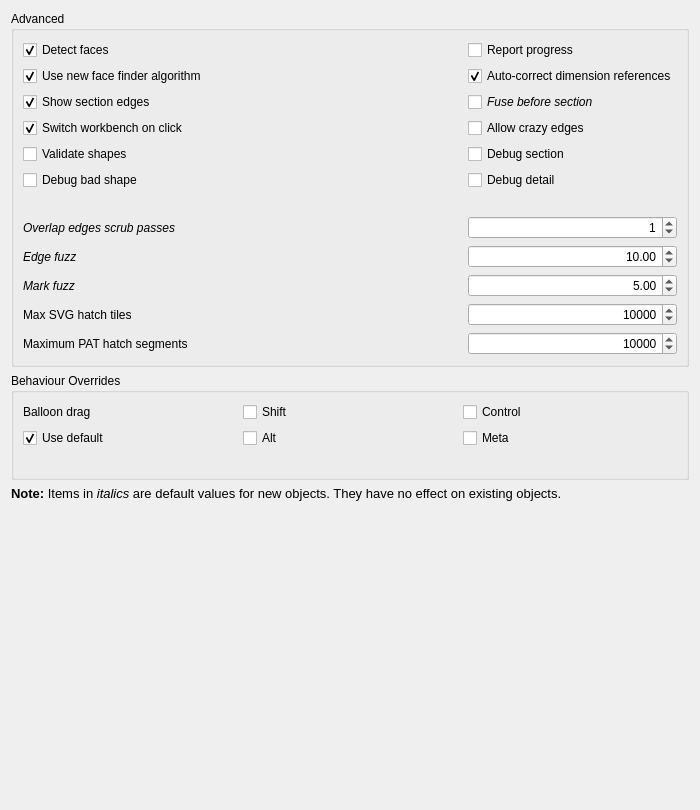
<?xml version="1.0" encoding="UTF-8"?>
<ui version="4.0">
 <class>TechDrawGui::DlgPrefsTechDrawAdvancedImp</class>
 <widget class="QWidget" name="TechDrawGui::DlgPrefsTechDrawAdvancedImp">
  <property name="geometry">
   <rect>
    <x>0</x>
    <y>0</y>
    <width>700</width>
    <height>810</height>
   </rect>
  </property>
  <property name="windowTitle">
   <string>Advanced</string>
  </property>
  <layout class="QVBoxLayout" name="verticalLayout_2">
   <item>
    <widget class="QGroupBox" name="gbDim">
     <property name="sizePolicy">
      <sizepolicy hsizetype="Preferred" vsizetype="Preferred">
       <horstretch>0</horstretch>
       <verstretch>0</verstretch>
      </sizepolicy>
     </property>
     <property name="title">
      <string>Advanced</string>
     </property>
     <layout class="QVBoxLayout" name="verticalLayout">
      <item>
       <layout class="QGridLayout" name="gridLayout" columnstretch="1,0,0">
        <item row="3" column="0">
         <widget class="Gui::PrefCheckBox" name="cbSwitchWB">
          <property name="toolTip">
           <string>If this box is checked, double-clicking on a page in the tree will automatically switch to TechDraw and the page will be made visible.</string>
          </property>
          <property name="text">
           <string>Switch workbench on click</string>
          </property>
          <property name="checked">
           <bool>true</bool>
          </property>
          <property name="prefEntry" stdset="0">
           <cstring>SwitchToWB</cstring>
          </property>
          <property name="prefPath" stdset="0">
           <cstring>Mod/TechDraw/General</cstring>
          </property>
         </widget>
        </item>
        <item row="4" column="2">
         <widget class="Gui::PrefCheckBox" name="cbDebugSection">
          <property name="sizePolicy">
           <sizepolicy hsizetype="Preferred" vsizetype="Preferred">
            <horstretch>0</horstretch>
            <verstretch>0</verstretch>
           </sizepolicy>
          </property>
          <property name="toolTip">
           <string>Dump intermediate results during section view processing</string>
          </property>
          <property name="text">
           <string>Debug section</string>
          </property>
          <property name="prefEntry" stdset="0">
           <cstring>debugSection</cstring>
          </property>
          <property name="prefPath" stdset="0">
           <cstring>Mod/TechDraw/debug</cstring>
          </property>
         </widget>
        </item>
        <item row="8" column="0">
         <widget class="QLabel" name="label_5">
          <property name="font">
           <font>
            <italic>true</italic>
           </font>
          </property>
          <property name="text">
           <string>Edge fuzz</string>
          </property>
         </widget>
        </item>
        <item row="1" column="0">
         <widget class="Gui::PrefCheckBox" name="cbNewFaceFinder">
          <property name="toolTip">
           <string>If checked, CivilCvCAD will use the new face finder algorithm. If not checked, CivilCvCAD will use the legacy face finder algorithm.</string>
          </property>
          <property name="text">
           <string>Use new face finder algorithm</string>
          </property>
          <property name="checked">
           <bool>true</bool>
          </property>
          <property name="prefEntry" stdset="0">
           <cstring>NewFaceFinder</cstring>
          </property>
          <property name="prefPath" stdset="0">
           <cstring>Mod/TechDraw/General</cstring>
          </property>
         </widget>
        </item>
        <item row="5" column="2">
         <widget class="Gui::PrefCheckBox" name="cbDebugDetail">
          <property name="sizePolicy">
           <sizepolicy hsizetype="Preferred" vsizetype="Preferred">
            <horstretch>0</horstretch>
            <verstretch>0</verstretch>
           </sizepolicy>
          </property>
          <property name="toolTip">
           <string>Dump intermediate results during detail view processing</string>
          </property>
          <property name="text">
           <string>Debug detail</string>
          </property>
          <property name="prefEntry" stdset="0">
           <cstring>debugDetail</cstring>
          </property>
          <property name="prefPath" stdset="0">
           <cstring>Mod/TechDraw/debug</cstring>
          </property>
         </widget>
        </item>
        <item row="0" column="0">
         <widget class="Gui::PrefCheckBox" name="cbDetectFaces">
          <property name="sizePolicy">
           <sizepolicy hsizetype="Preferred" vsizetype="Preferred">
            <horstretch>0</horstretch>
            <verstretch>0</verstretch>
           </sizepolicy>
          </property>
          <property name="toolTip">
           <string>If checked, TechDraw will attempt to build faces using the
line segments returned by the hidden line removal algorithm.
Faces must be detected in order to use hatching, but there
can be a performance penalty in complex models.</string>
          </property>
          <property name="text">
           <string>Detect faces</string>
          </property>
          <property name="checked">
           <bool>true</bool>
          </property>
          <property name="prefEntry" stdset="0">
           <cstring>HandleFaces</cstring>
          </property>
          <property name="prefPath" stdset="0">
           <cstring>/Mod/TechDraw/General</cstring>
          </property>
         </widget>
        </item>
        <item row="1" column="2">
         <widget class="Gui::PrefCheckBox" name="cbAutoCorrectRefs">
          <property name="toolTip">
           <string>If checked, the system will attempt to automatically correct dimension references when the model changes.</string>
          </property>
          <property name="statusTip">
           <string/>
          </property>
          <property name="text">
           <string>Auto-correct dimension references</string>
          </property>
          <property name="checked">
           <bool>true</bool>
          </property>
          <property name="prefEntry" stdset="0">
           <cstring>AutoCorrectRefs</cstring>
          </property>
          <property name="prefPath" stdset="0">
           <cstring>Mod/TechDraw/Dimensions</cstring>
          </property>
         </widget>
        </item>
        <item row="4" column="0">
         <widget class="Gui::PrefCheckBox" name="cbValidateShapes">
          <property name="toolTip">
           <string>If checked, input shapes will be checked for errors before use and invalid shapes will be skipped by the shape extractor. Checking for errors is slower, but can prevent crashes from some geometry problems.
</string>
          </property>
          <property name="text">
           <string>Validate shapes</string>
          </property>
          <property name="prefEntry" stdset="0">
           <cstring>CheckShapesBeforeUse</cstring>
          </property>
          <property name="prefPath" stdset="0">
           <cstring>Mod/TechDraw/General</cstring>
          </property>
         </widget>
        </item>
        <item row="3" column="2">
         <widget class="Gui::PrefCheckBox" name="cbCrazyEdges">
          <property name="sizePolicy">
           <sizepolicy hsizetype="Preferred" vsizetype="Preferred">
            <horstretch>0</horstretch>
            <verstretch>0</verstretch>
           </sizepolicy>
          </property>
          <property name="toolTip">
           <string>Include edges with unexpected geometry (zero length etc.) in results</string>
          </property>
          <property name="text">
           <string>Allow crazy edges</string>
          </property>
          <property name="prefEntry" stdset="0">
           <cstring>allowCrazyEdge</cstring>
          </property>
          <property name="prefPath" stdset="0">
           <cstring>Mod/TechDraw/debug</cstring>
          </property>
         </widget>
        </item>
        <item row="0" column="2">
         <widget class="Gui::PrefCheckBox" name="cbReportProgress">
          <property name="toolTip">
           <string>Issue progress messages while building view geometry</string>
          </property>
          <property name="text">
           <string>Report progress</string>
          </property>
          <property name="prefEntry" stdset="0">
           <cstring>ReportProgress</cstring>
          </property>
          <property name="prefPath" stdset="0">
           <cstring>/Mod/TechDraw/General</cstring>
          </property>
         </widget>
        </item>
        <item row="7" column="2">
         <widget class="Gui::PrefSpinBox" name="sbScrubCount">
          <property name="toolTip">
           <string>The number of times CivilCvCAD should try to remove overlapping edges returned by the hidden line removal algorithm. A value of 0 indicates no scrubbing, 1 indicates a single pass and 2 indicates a second pass should be performed. Values above 2 are generally not productive. Each pass adds to the time required to produce the drawing.</string>
          </property>
          <property name="alignment">
           <set>Qt::AlignmentFlag::AlignRight|Qt::AlignmentFlag::AlignTrailing|Qt::AlignmentFlag::AlignVCenter</set>
          </property>
          <property name="suffix">
           <string/>
          </property>
          <property name="prefix">
           <string/>
          </property>
          <property name="value">
           <number>1</number>
          </property>
          <property name="prefEntry" stdset="0">
           <cstring>ScrubCount</cstring>
          </property>
          <property name="prefPath" stdset="0">
           <cstring>Mod/TechDraw/General</cstring>
          </property>
         </widget>
        </item>
        <item row="7" column="0">
         <widget class="QLabel" name="label_3">
          <property name="font">
           <font>
            <italic>true</italic>
           </font>
          </property>
          <property name="text">
           <string>Overlap edges scrub passes</string>
          </property>
         </widget>
        </item>
        <item row="9" column="0">
         <widget class="QLabel" name="label_4">
          <property name="font">
           <font>
            <italic>true</italic>
           </font>
          </property>
          <property name="text">
           <string>Mark fuzz</string>
          </property>
         </widget>
        </item>
        <item row="11" column="2">
         <widget class="Gui::PrefSpinBox" name="sbMaxPat">
          <property name="toolTip">
           <string>Maximum hatch line segments to use
when hatching a face with a PAT pattern</string>
          </property>
          <property name="alignment">
           <set>Qt::AlignmentFlag::AlignRight</set>
          </property>
          <property name="minimum">
           <number>1</number>
          </property>
          <property name="maximum">
           <number>1000000</number>
          </property>
          <property name="singleStep">
           <number>100</number>
          </property>
          <property name="value">
           <number>10000</number>
          </property>
          <property name="prefEntry" stdset="0">
           <cstring>MaxSeg</cstring>
          </property>
          <property name="prefPath" stdset="0">
           <cstring>Mod/TechDraw/PAT</cstring>
          </property>
         </widget>
        </item>
        <item row="10" column="0">
         <widget class="QLabel" name="label">
          <property name="text">
           <string>Max SVG hatch tiles</string>
          </property>
         </widget>
        </item>
        <item row="5" column="0">
         <widget class="Gui::PrefCheckBox" name="cbDebugBadShape">
          <property name="toolTip">
           <string>If checked, shapes that fail validation will be saved as BREP files for later analysis.</string>
          </property>
          <property name="text">
           <string>Debug bad shape</string>
          </property>
          <property name="prefEntry" stdset="0">
           <cstring>debugBadShape</cstring>
          </property>
          <property name="prefPath" stdset="0">
           <cstring>Mod/TechDraw/debug</cstring>
          </property>
         </widget>
        </item>
        <item row="2" column="2">
         <widget class="Gui::PrefCheckBox" name="cbFuseBeforeSection">
          <property name="sizePolicy">
           <sizepolicy hsizetype="Preferred" vsizetype="Preferred">
            <horstretch>0</horstretch>
            <verstretch>0</verstretch>
           </sizepolicy>
          </property>
          <property name="font">
           <font>
            <italic>true</italic>
           </font>
          </property>
          <property name="toolTip">
           <string>Perform a fuse operation on input shapes before section view processing</string>
          </property>
          <property name="text">
           <string>Fuse before section</string>
          </property>
          <property name="prefEntry" stdset="0">
           <cstring>SectionFuseFirst</cstring>
          </property>
          <property name="prefPath" stdset="0">
           <cstring>Mod/TechDraw/General</cstring>
          </property>
         </widget>
        </item>
        <item row="9" column="2">
         <widget class="Gui::PrefDoubleSpinBox" name="pdsbMarkFuzz">
          <property name="sizePolicy">
           <sizepolicy hsizetype="Preferred" vsizetype="Preferred">
            <horstretch>0</horstretch>
            <verstretch>0</verstretch>
           </sizepolicy>
          </property>
          <property name="minimumSize">
           <size>
            <width>174</width>
            <height>0</height>
           </size>
          </property>
          <property name="toolTip">
           <string>Selection area around center marks
Each unit is approx. 0.1 mm wide</string>
          </property>
          <property name="statusTip">
           <string/>
          </property>
          <property name="alignment">
           <set>Qt::AlignmentFlag::AlignRight|Qt::AlignmentFlag::AlignTrailing|Qt::AlignmentFlag::AlignVCenter</set>
          </property>
          <property name="value">
           <double>5.000000000000000</double>
          </property>
          <property name="prefEntry" stdset="0">
           <cstring>MarkFuzz</cstring>
          </property>
          <property name="prefPath" stdset="0">
           <cstring>Mod/TechDraw/General</cstring>
          </property>
         </widget>
        </item>
        <item row="6" column="1">
         <spacer name="horizontalSpacer">
          <property name="orientation">
           <enum>Qt::Orientation::Horizontal</enum>
          </property>
          <property name="sizeHint" stdset="0">
           <size>
            <width>40</width>
            <height>20</height>
           </size>
          </property>
         </spacer>
        </item>
        <item row="8" column="2">
         <widget class="Gui::PrefDoubleSpinBox" name="pdsbEdgeFuzz">
          <property name="sizePolicy">
           <sizepolicy hsizetype="Preferred" vsizetype="Preferred">
            <horstretch>0</horstretch>
            <verstretch>0</verstretch>
           </sizepolicy>
          </property>
          <property name="minimumSize">
           <size>
            <width>174</width>
            <height>0</height>
           </size>
          </property>
          <property name="toolTip">
           <string>Size of selection area around edges
Each unit is approximately 0.1mm wide</string>
          </property>
          <property name="statusTip">
           <string/>
          </property>
          <property name="alignment">
           <set>Qt::AlignmentFlag::AlignRight|Qt::AlignmentFlag::AlignTrailing|Qt::AlignmentFlag::AlignVCenter</set>
          </property>
          <property name="value">
           <double>10.000000000000000</double>
          </property>
          <property name="prefEntry" stdset="0">
           <cstring>EdgeFuzz</cstring>
          </property>
          <property name="prefPath" stdset="0">
           <cstring>Mod/TechDraw/General</cstring>
          </property>
         </widget>
        </item>
        <item row="2" column="0">
         <widget class="Gui::PrefCheckBox" name="cbShowSectionEdges">
          <property name="sizePolicy">
           <sizepolicy hsizetype="Preferred" vsizetype="Preferred">
            <horstretch>0</horstretch>
            <verstretch>0</verstretch>
           </sizepolicy>
          </property>
          <property name="toolTip">
           <string>Highlights border of section cut in section views</string>
          </property>
          <property name="text">
           <string>Show section edges</string>
          </property>
          <property name="checked">
           <bool>true</bool>
          </property>
          <property name="prefEntry" stdset="0">
           <cstring>ShowSectionEdges</cstring>
          </property>
          <property name="prefPath" stdset="0">
           <cstring>/Mod/TechDraw/General</cstring>
          </property>
         </widget>
        </item>
        <item row="11" column="0">
         <widget class="QLabel" name="label_2">
          <property name="text">
           <string>Maximum PAT hatch segments</string>
          </property>
         </widget>
        </item>
        <item row="10" column="2">
         <widget class="Gui::PrefSpinBox" name="sbMaxTiles">
          <property name="toolTip">
           <string>Limits the number of 64×64 pixel SVG tiles used to hatch a single face.
For large scales, errors may occur due to excessive tiling.
Increase the limit if necessary.</string>
          </property>
          <property name="alignment">
           <set>Qt::AlignmentFlag::AlignRight</set>
          </property>
          <property name="minimum">
           <number>1</number>
          </property>
          <property name="maximum">
           <number>1000000</number>
          </property>
          <property name="singleStep">
           <number>100</number>
          </property>
          <property name="value">
           <number>10000</number>
          </property>
          <property name="prefEntry" stdset="0">
           <cstring>MaxSVGTile</cstring>
          </property>
          <property name="prefPath" stdset="0">
           <cstring>Mod/TechDraw/Decorations</cstring>
          </property>
         </widget>
        </item>
       </layout>
      </item>
     </layout>
    </widget>
   </item>
   <item>
    <widget class="QGroupBox" name="gbBehaviour">
     <property name="toolTip">
      <string>Choose non-conflicting key bindings as some combinations of OS and navigation style key bindings may conflict with the default modifier keys for balloon dragging and view snapping override.</string>
     </property>
     <property name="title">
      <string>Behaviour Overrides</string>
     </property>
     <layout class="QVBoxLayout" name="verticalLayout_3">
      <item>
       <layout class="QGridLayout" name="gridLayout_2">
        <item row="1" column="0">
         <widget class="QCheckBox" name="cbBalloonDefault">
          <property name="toolTip">
           <string>Check this box to use the default modifier keys. Uncheck this box to set a different key combination.</string>
          </property>
          <property name="text">
           <string>Use default</string>
          </property>
          <property name="checked">
           <bool>true</bool>
          </property>
         </widget>
        </item>
        <item row="2" column="0">
         <widget class="QLabel" name="label_8">
          <property name="text">
           <string/>
          </property>
         </widget>
        </item>
        <item row="0" column="0">
         <widget class="QLabel" name="label_6">
          <property name="text">
           <string>Balloon drag</string>
          </property>
         </widget>
        </item>
        <item row="1" column="1">
         <widget class="QCheckBox" name="cbBalloonAlt">
          <property name="toolTip">
           <string>Check this box to include the Alt key in the modifiers.</string>
          </property>
          <property name="text">
           <string>Alt</string>
          </property>
         </widget>
        </item>
        <item row="0" column="1">
         <widget class="QCheckBox" name="cbBalloonShift">
          <property name="toolTip">
           <string>Check this box to include the Shift key in the modifiers.</string>
          </property>
          <property name="text">
           <string>Shift</string>
          </property>
         </widget>
        </item>
        <item row="1" column="2">
         <widget class="QCheckBox" name="cbBalloonMeta">
          <property name="toolTip">
           <string>Check this box to include the Meta/Start/Super key in the modifiers.</string>
          </property>
          <property name="text">
           <string>Meta</string>
          </property>
         </widget>
        </item>
        <item row="0" column="2">
         <widget class="QCheckBox" name="cbBalloonControl">
          <property name="toolTip">
           <string>Check this box to include the Control key in the modifiers.</string>
          </property>
          <property name="text">
           <string>Control</string>
          </property>
         </widget>
        </item>
       </layout>
      </item>
     </layout>
    </widget>
   </item>
   <item>
    <widget class="QLabel" name="label_17">
     <property name="font">
      <font>
       <pointsize>10</pointsize>
       <italic>false</italic>
      </font>
     </property>
     <property name="text">
      <string>&lt;html&gt;&lt;head/&gt;&lt;body&gt;&lt;p&gt;&lt;span style=&quot; font-weight:600;&quot;&gt;Note:&lt;/span&gt; Items in &lt;span style=&quot; font-style:italic;&quot;&gt;italics&lt;/span&gt; are default values for new objects. They have no effect on existing objects.&lt;/p&gt;&lt;/body&gt;&lt;/html&gt;</string>
     </property>
     <property name="textFormat">
      <enum>Qt::TextFormat::RichText</enum>
     </property>
     <property name="wordWrap">
      <bool>true</bool>
     </property>
    </widget>
   </item>
   <item>
    <spacer name="verticalSpacer">
     <property name="orientation">
      <enum>Qt::Orientation::Vertical</enum>
     </property>
     <property name="sizeHint" stdset="0">
      <size>
       <width>20</width>
       <height>40</height>
      </size>
     </property>
    </spacer>
   </item>
  </layout>
 </widget>
 <customwidgets>
  <customwidget>
   <class>Gui::PrefSpinBox</class>
   <extends>QSpinBox</extends>
   <header>Gui/PrefWidgets.h</header>
  </customwidget>
  <customwidget>
   <class>Gui::PrefCheckBox</class>
   <extends>QCheckBox</extends>
   <header>Gui/PrefWidgets.h</header>
  </customwidget>
  <customwidget>
   <class>Gui::PrefDoubleSpinBox</class>
   <extends>QDoubleSpinBox</extends>
   <header>Gui/PrefWidgets.h</header>
  </customwidget>
 </customwidgets>
 <resources/>
 <connections/>
</ui>
